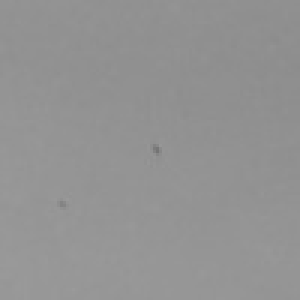
#> input picture lab6/zad3/bird_miniatures/E0454_TR0000_OB0010_T01_M02.jpg, 100 x 100 px (shown 3 times larger); its folder holds 4 pictures in this run
$ jupyter execute birds.ipynb
#> lines starting #> are read from the running program, lines starting #| are printed output that depends on the picture; after the words box and inside, x2 and y2 are one past the last pixel; in counts of white or black regions, pixels touching at a corner belong together
#> further down, image is the input picture: shape (100, 100, 3); min 116, max 154, mean 146.9
[cell 1]
import cv2
import numpy as np
import os
from PIL import Image

folder_path = 'bird_miniatures'
def grayscale_weighted(image):
    weights = [0.299, 0.587, 0.114]
    gray = np.dot(image[..., :3], weights)
    return gray.astype(np.uint8)


def adjust_brightness_contrast(image, alpha=1.0, beta=0):
#> called with alpha = 1.5, beta = 30
    adjusted = cv2.convertScaleAbs(image, alpha=alpha, beta=beta)
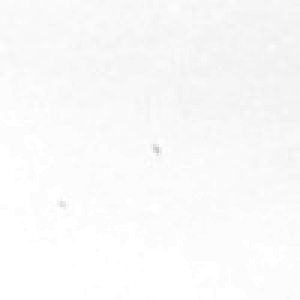
#> adjusted: shape (100, 100) (shown 3 times larger); min 204, max 255, mean 250
    return adjusted

image = cv2.imread('bird_miniatures/E0454_TR0000_OB0010_T01_M02.jpg')
gray = grayscale_weighted(image)
adjusted = adjust_brightness_contrast(gray, alpha=1.5, beta=30)


# threshold
th, threshed = cv2.threshold(adjusted, 10, 255,
       cv2.THRESH_BINARY_INV|cv2.THRESH_OTSU)
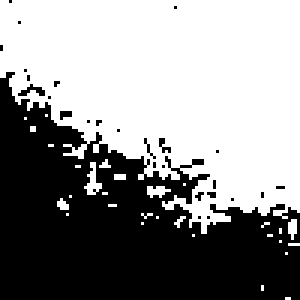
#> threshed: shape (100, 100) (shown 3 times larger); 56.1% white; 27 black regions (26 under 20 px), largest, box (x1, y1, x2, y2) and area: (0, 24, 100, 100) 4305
#> th = 250


# findcontours
cnts = cv2.findContours(gray, cv2.RETR_LIST,
                    cv2.CHAIN_APPROX_SIMPLE)[-2]
#> cnts = [[[0, 0], [0, 99], [99, 99], [99, 0]]]


# filter by area
s1 = 3
s2 = 20
xcnts = []
for cnt in cnts:
    if s1<cv2.contourArea(cnt) <s2:
        xcnts.append(cnt)
#> this loop made 1 pass
#> cnt on pass 1: [[0, 0], [0, 99], [99, 99], [99, 0]]
#> after the loop, xcnts = []


print("\nDots number: {}".format(len(xcnts)))
#| Dots number: 0


cv2.imshow("bird", threshed)
cv2.waitKey(0)
cv2.destroyAllWindows()

# for filename in os.listdir(folder_path):

#     file_path = os.path.join(folder_path, filename)
#     # Przetwarzanie pliku - tutaj można wykonać dowolne operacje na obrazie
#     image = cv2.imread(file_path)
#     # Możesz tutaj wykonać dowolne operacje na obrazie, np. analizę, przetwarzanie itp.
#     gray = grayscale_weighted(image)
#         # Dostosowanie jasności i kontrastu
#     adjusted = adjust_brightness_contrast(gray, alpha=1.5, beta=30)

#     # Progowanie dwuprogowe - ustalenie progów ręcznie do separacji ptaków od nieba
#     _, binary_birds = cv2.threshold(adjusted, 10, 255, cv2.THRESH_BINARY)
#     _, binary_sky = cv2.threshold(adjusted, 200, 255, cv2.THRESH_BINARY)

#     # Odwrócenie maski ptaków
#     binary_birds = cv2.bitwise_not(binary_birds)

#     # Połączenie obu progów
#     binary_combined = cv2.bitwise_or(binary_birds, binary_sky)

#     # Zastosowanie maski na oryginalnym obrazie
#     result = cv2.bitwise_and(image, image, mask=binary_combined)
#     # Znalezienie konturów
#     contours, _ = cv2.findContours(binary_birds, cv2.RETR_EXTERNAL, cv2.CHAIN_APPROX_SIMPLE)

#     # Liczenie liczby konturów (czarnych plam)
#     num_spots = len(contours)
#     print(f'Znaleziono {num_spots} ptaków na obrazie {filename}')
#     # cv2.imshow(filename, result)
#     # # image.save('processed_' + filename)  # Zapisuje przetworzony obraz
#     # cv2.waitKey(0)
#     # cv2.destroyAllWindows()
